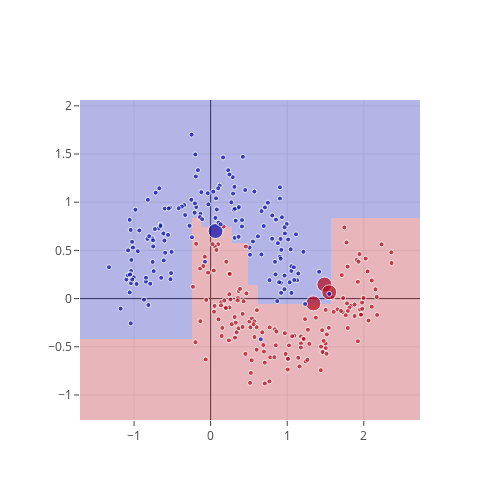

Notebook cell for this chart:
### Code cell
istage = 20

data   = [go.Scatter(x=X[:, 0], y=X[:, 1], mode='markers', 
                     marker=dict(color=y, colorscale='RdBu', size=staged_weights[istage])),
          go.Heatmap(x=xs, y=ys, z=staged_zz[istage], 
                     colorscale='RdBu', opacity=0.3, showscale=False)]
layout = go.Layout(autosize=False, width=500, height=500)
fig = go.Figure(data=data, layout=layout)

iplot(fig)

### Figure 1 — Plotly figure (JSON) as saved in the notebook; plotly's stock layout.template omitted (floating-point values rounded to 4 significant figures; data arrays with more than 128 entries replaced by an {"elided": "..."} marker saying what was removed)
{"data": [{"marker": {"color": {"elided": "300 int values"}, "colorscale": "RdBu", "size": {"elided": "300 int values"}}, "mode": "markers", "type": "scatter", "uid": "b726ddc8-13d7-11e9-9446-7e00e4586f01", "x": {"elided": "300 float values"}, "y": {"elided": "300 float values"}}, {"colorscale": "RdBu", "opacity": 0.3, "showscale": false, "type": "heatmap", "uid": "b726e00c-13d7-11e9-87e9-7e00e4586f01", "x": {"elided": "222 float values"}, "y": {"elided": "166 float values"}, "z": {"elided": "166x222 int values"}}], "layout": {"autosize": false, "height": 500, "width": 500}}
